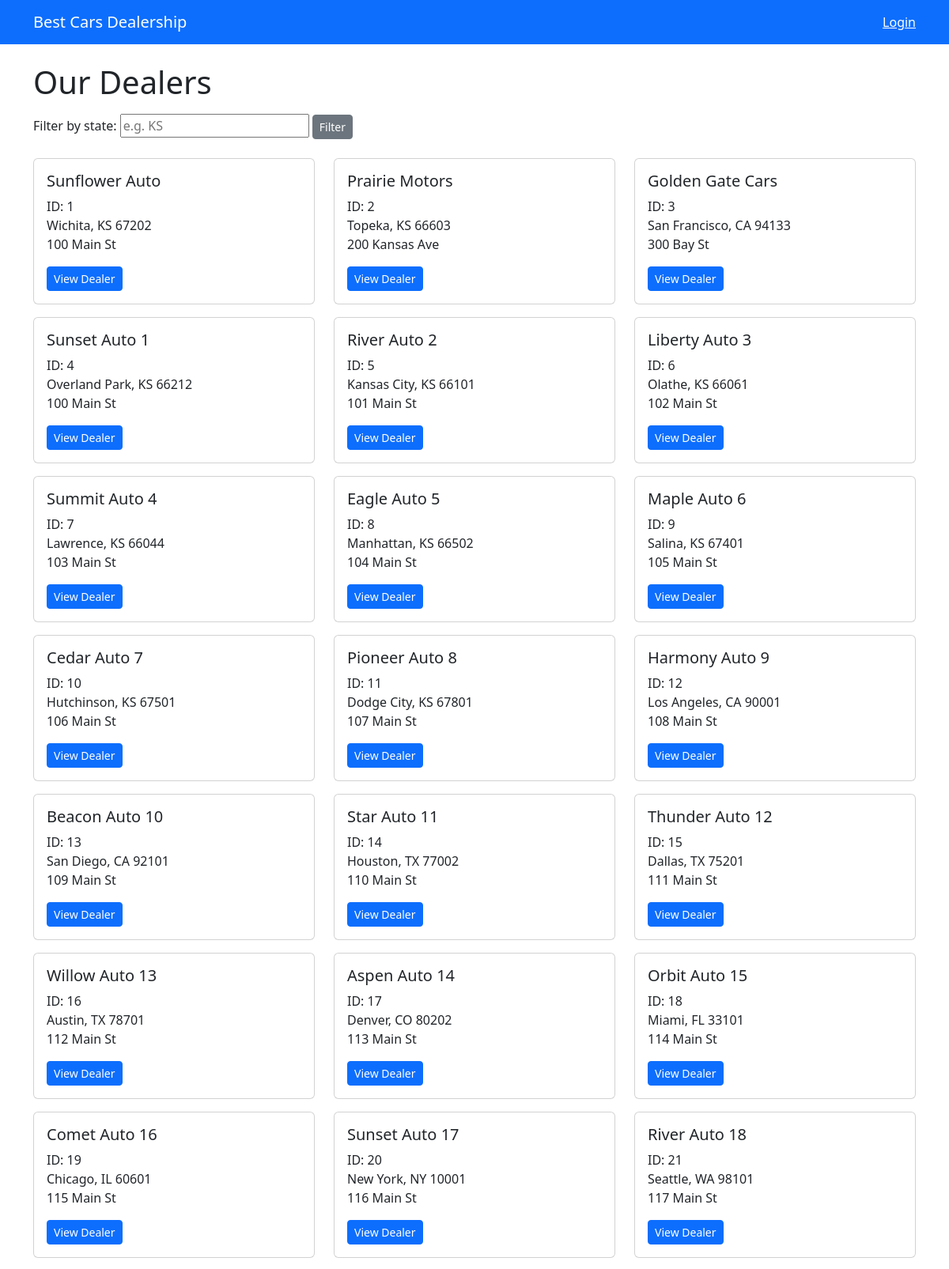
The page / (upper part) on the database its author committed.
### djangoapp/models.py (models this page shows, shortened)
class Dealer(models.Model):
    name = models.CharField(max_length=100)
    short_name = models.CharField(max_length=50, default='')
    full_name = models.CharField(max_length=150, default='')
    city = models.CharField(max_length=100, default='')
    state = models.CharField(max_length=2, default='')
    address = models.CharField(max_length=200, default='')
    zip_code = models.CharField(max_length=10, default='')
    phone = models.CharField(max_length=20, default='')
    lat = models.FloatField(default=0.0)
    long = models.FloatField(default=0.0)

### djangoapp/views.py (the view)
# urls.py: path('', views.home, name='home'),
def home(request):
    state = request.GET.get('state', '').upper()
    dealers = Dealer.objects.filter(state=state) if state else Dealer.objects.all()
    return render(request, 'djangoapp/home.html', {'dealers': dealers, 'state': state})

### djangoapp/templates/djangoapp/home.html (shortened to what this page needs)
<!DOCTYPE html>
<html lang="en">
<head>
  <link href="https://cdn.jsdelivr.net/npm/bootstrap@5.3.3/dist/css/bootstrap.min.css" rel="stylesheet" />
</head>
<body>
  <nav class="navbar navbar-dark bg-primary">
    <div class="container">
      <a class="navbar-brand" href="/">Best Cars Dealership</a>
      <span class="navbar-text text-white">
        {% if user.is_authenticated %}Hello, {{ user.username }} | <a class="text-white" href="/logout/">Logout</a>{% else %}<a class="text-white" href="/login/">Login</a>{% endif %}
      </span>
    </div>
  </nav>
  <div class="container mt-4">
    <h1>Our Dealers{% if state %} in {{ state }}{% endif %}</h1>
    <form method="get" class="my-3">
      <label>Filter by state:</label>
      <input type="text" name="state" value="{{ state }}" placeholder="e.g. KS" maxlength="2" />
      <button class="btn btn-secondary btn-sm" type="submit">Filter</button>
    </form>
    <div class="row">
      {% for dealer in dealers %}
      <div class="col-md-4 my-2">
        <div class="card">
          <div class="card-body">
            <h5 class="card-title">{{ dealer.name }}</h5>
            <p>ID: {{ dealer.id }}<br />
              {{ dealer.city }}, {{ dealer.state }} {{ dealer.zip_code }}<br />{{ dealer.address }}</p>
            <a class="btn btn-primary btn-sm" href="/dealer/{{ dealer.id }}/">View Dealer</a>
          </div>
        </div>
      </div>
      {% empty %}
      <p>No dealers found.</p>
      {% endfor %}
    </div>
  </div>
</body>
</html>

### rows shown on the page
Dealer: name "Sunflower Auto", id "1", city "Wichita", state "KS", zip_code "67202", address "100 Main St"
Dealer: name "Prairie Motors", id "2", city "Topeka", state "KS", zip_code "66603", address "200 Kansas Ave"
Dealer: name "Golden Gate Cars", id "3", city "San Francisco", state "CA", zip_code "94133", address "300 Bay St"
Dealer: name "Sunset Auto 1", id "4", city "Overland Park", state "KS", zip_code "66212", address "100 Main St"
Dealer: name "River Auto 2", id "5", city "Kansas City", state "KS", zip_code "66101", address "101 Main St"
Dealer: name "Liberty Auto 3", id "6", city "Olathe", state "KS", zip_code "66061", address "102 Main St"
Dealer: name "Summit Auto 4", id "7", city "Lawrence", state "KS", zip_code "66044", address "103 Main St"
Dealer: name "Eagle Auto 5", id "8", city "Manhattan", state "KS", zip_code "66502", address "104 Main St"
Dealer: name "Maple Auto 6", id "9", city "Salina", state "KS", zip_code "67401", address "105 Main St"
Dealer: name "Cedar Auto 7", id "10", city "Hutchinson", state "KS", zip_code "67501", address "106 Main St"
Dealer: name "Pioneer Auto 8", id "11", city "Dodge City", state "KS", zip_code "67801", address "107 Main St"
Dealer: name "Harmony Auto 9", id "12", city "Los Angeles", state "CA", zip_code "90001", address "108 Main St"
Dealer: name "Beacon Auto 10", id "13", city "San Diego", state "CA", zip_code "92101", address "109 Main St"
Dealer: name "Star Auto 11", id "14", city "Houston", state "TX", zip_code "77002", address "110 Main St"
Dealer: name "Thunder Auto 12", id "15", city "Dallas", state "TX", zip_code "75201", address "111 Main St"
Dealer: name "Willow Auto 13", id "16", city "Austin", state "TX", zip_code "78701", address "112 Main St"
Dealer: name "Aspen Auto 14", id "17", city "Denver", state "CO", zip_code "80202", address "113 Main St"
Dealer: name "Orbit Auto 15", id "18", city "Miami", state "FL", zip_code "33101", address "114 Main St"
Dealer: name "Comet Auto 16", id "19", city "Chicago", state "IL", zip_code "60601", address "115 Main St"
Dealer: name "Sunset Auto 17", id "20", city "New York", state "NY", zip_code "10001", address "116 Main St"
Dealer: name "River Auto 18", id "21", city "Seattle", state "WA", zip_code "98101", address "117 Main St"
